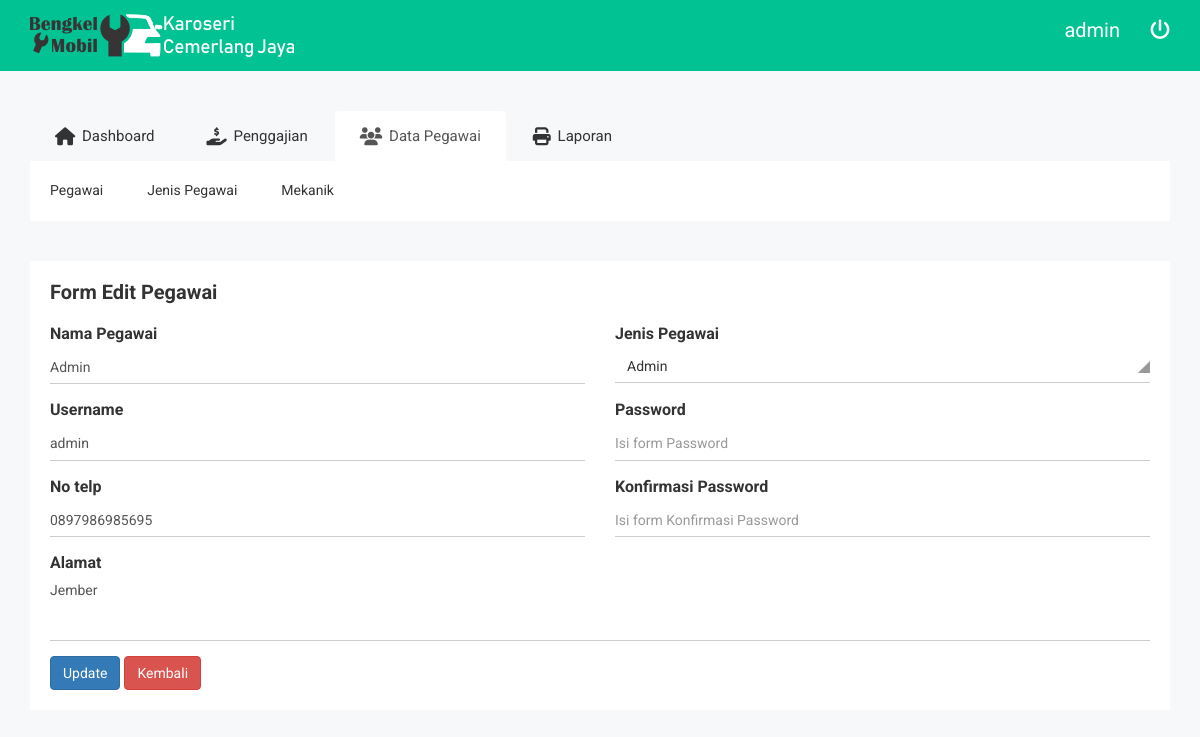
The app's page /admin.php?halaman=edit_pegawai&id=PG001 (signed in) with its own data.
### tables this page shows
CREATE TABLE `pegawai` (
  `kode_pegawai` char(5) NOT NULL,
  `kode_jenis_p` char(4) NOT NULL,
  `nama_pegawai` varchar(50) NOT NULL,
  `alamat` text NOT NULL,
  `no_telp` varchar(20) NOT NULL,
  `username` varchar(50) NOT NULL,
  `password` char(60) NOT NULL,
  `status_login` char(1) NOT NULL,
  `session_id` varchar(26) NOT NULL DEFAULT 'kosong',
  `last_login` timestamp NOT NULL DEFAULT '0000-00-00 00:00:00'
);

CREATE TABLE `jenis_pegawai` (
  `kode_jenis_p` char(4) NOT NULL,
  `nama_jenis_p` varchar(30) NOT NULL
);

### master/pegawai/edit.php (the view, shortened to what this page needs)
<?php
$id = $_GET['id'];
$query = mysqli_query($koneksi, "SELECT * FROM pegawai JOIN jenis_pegawai USING(kode_jenis_p) WHERE kode_pegawai='$id'");
?>
<div class="form-element-list">
  <div class="basic-tb-hd">
    <h2>Form Edit Pegawai</h2>
  </div>
  <?php
  foreach ($query as $data) {
    ?>
  <form action="" method="post">
    <div class="row">
      <div class="col-lg-6 col-md-6 col-sm-6 col-xs-12">
        <label for="">Nama Pegawai</label>
        <div class="form-group">
          <div class="nk-int-st">
            <input type="text" name="nama_pegawai" class="form-control" placeholder="Isi form Nama Pegawai" required=""
              maxlength="50" oninvalid="this.setCustomValidity('Nama Wajib Diisi')" oninput="setCustomValidity('')"
              value="<?= $data['nama_pegawai'] ?>">
          </div>
        </div>
      </div>
      <div class="col-lg-6 col-md-6 col-sm-6 col-xs-12">
        <label for="">Jenis Pegawai</label>
        <div class="form-group">
          <div class="bootstrap-select fm-cmp-mg">
            <select name="kode_jenis_p" class="selectpicker" data-live-search="true" required="">
              <?php
                $query_jenis = mysqli_query($koneksi, "SELECT * FROM jenis_pegawai ORDER BY nama_jenis_p ASC");
                foreach ($query_jenis as $data_jenis) {
                  ?>
              <option value="<?php echo $data_jenis["kode_jenis_p"]; ?>" <?php if ($data['kode_jenis_p'] == $data_jenis["kode_jenis_p"]) {
                                                                                echo "selected";
                                                                              } ?>>
                <?php echo $data_jenis["nama_jenis_p"]; ?>
              </option>
              <?php } ?>
            </select>
          </div>
        </div>
      </div>
    </div>
    <div class="row">
      <div class="col-lg-6 col-md-6 col-sm-6 col-xs-12">
        <label for="">Username</label>
        <div class="form-group">
          <div class="nk-int-st">
            <input type="text" name="username" class="form-control" placeholder="Isi form Username" required=""
              maxlength="50" oninvalid="this.setCustomValidity('Username Wajib Diisi')" oninput="setCustomValidity('')"
              value="<?= $data['username'] ?>">
          </div>
        </div>
      </div>
      <div class="col-lg-6 col-md-6 col-sm-6 col-xs-12">
        <label for="">Password</label>
        <div class="form-group">
          <div class="nk-int-st">
            <input type="password" name="password" class="form-control" placeholder="Isi form Password" required=""
              maxlength="60" oninvalid="this.setCustomValidity('Password Wajib Diisi')" oninput="setCustomValidity('')">
          </div>
        </div>
      </div>
    </div>
    <div class="row">
      <div class="col-lg-6 col-md-6 col-sm-6 col-xs-12">
        <label for="">No telp</label>
        <div class="form-group">
          <div class="nk-int-st">
            <input type="text" onkeypress="return hanyaAngka(event)" name="no_telp" class="form-control"
              placeholder="Isi form No telp" required="" maxlength="20"
              oninvalid="this.setCustomValidity('Nomor Telephone Wajib Diisi & Harus Angka')"
              oninput="setCustomValidity('')" value="<?= $data['no_telp'] ?>">
          </div>
        </div>
      </div>
      <div class="col-lg-6 col-md-6 col-sm-6 col-xs-12">
        <label for="">Konfirmasi Password</label>
        <div class="form-group">
          <div class="nk-int-st">
            <input type="password" name="k_password" class="form-control" placeholder="Isi form Konfirmasi Password"
              required="" maxlength="60" oninvalid="this.setCustomValidity('Konfirmasi Password Wajib Diisi')"
              oninput="setCustomValidity('')">
          </div>
        </div>
      </div>
    </div>
    <div class="row">
      <div class="col-lg-12 col-md-12 col-sm-12 col-xs-12">
        <label for="">Alamat</label>
        <div class="form-group">
          <div class="nk-int-st">
            <textarea class="form-control" id="alamat" name="alamat" placeholder="Isi form Alamat" rows="3" required=""
              oninvalid="this.setCustomValidity('Alamat Wajib Diisi')"
              oninput="setCustomValidity('')"><?= $data['alamat'] ?></textarea>
          </div>
        </div>
      </div>
    </div>
    <button type="submit" name="update" class="btn btn-primary">Update</button>
    <a href="admin.php?halaman=v_pegawai" class="btn btn-danger">Kembali</a>
  </form>
</div>
<?php } ?>

### assets/template2/css/themesaller-forms.css (style rules this page uses)
html, body { border: 0; margin: 0; padding: 0; font-size: 100%; vertical-align: baseline; font: inherit; }
body { margin: 0; padding: 0; background:url(../images/body_bg.jpg) no-repeat center top; }

### assets/template2/css/main.css (style rules this page uses)
html { color: #222; font-size: 1em; line-height: 1.4; }
textarea { resize: vertical; }

### records on screen
pegawai: nama_pegawai "Admin", username "admin", no_telp "0897986985695", alamat "Jember"
jenis_pegawai: nama_jenis_p "Admin"

### other values on screen
$_SESSION['username'] "admin"
